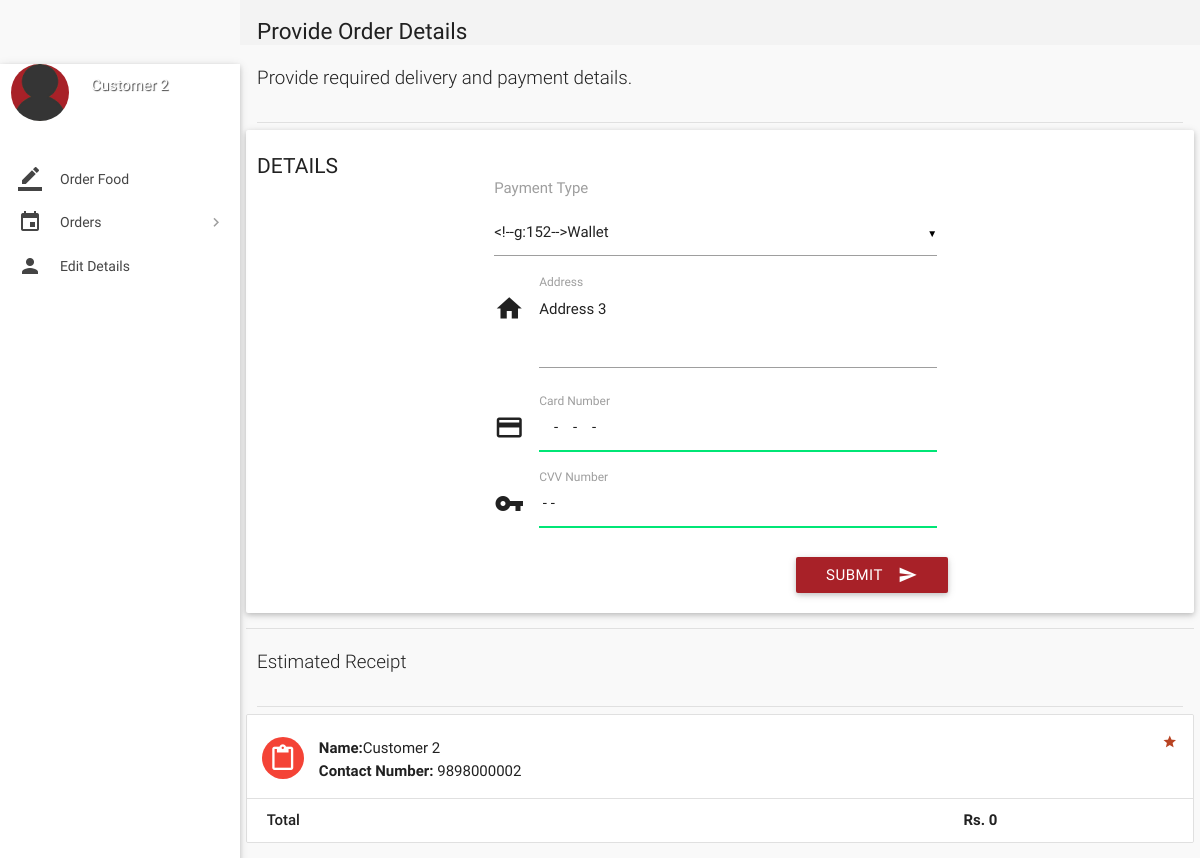
Page /place-order.php (signed in) on the committed database.
### tables this page shows
CREATE TABLE `users` (
  `id` int(11) NOT NULL,
  `role` varchar(15) NOT NULL DEFAULT 'Customer',
  `name` varchar(15) NOT NULL,
  `username` varchar(10) NOT NULL,
  `password` varchar(16) NOT NULL,
  `email` varchar(35) NULL,
  `address` varchar(300) NULL,
  `contact` bigint(11) NOT NULL,
  `verified` tinyint(1) NOT NULL DEFAULT '0',
  `deleted` tinyint(4) NOT NULL DEFAULT '0'
);

### includes/wallet.php (called while the page is built, shortened)
<?php
$user_id=$_SESSION['user_id'];
?>

### place-order.php (the view, shortened to what this page needs)
<?php
include 'includes/connect.php';
include 'includes/wallet.php';
$total = 0;
	if($_SESSION['customer_sid']==session_id())
	{
$result = mysqli_query($con, "SELECT * FROM users where id = $user_id");
while($row = mysqli_fetch_array($result)){
$name = $row['name'];
$address = $row['address'];
$contact = $row['contact'];
}
		?>
<!DOCTYPE html>
<html lang="en">
<head>
  <link href="css/materialize.min.css" type="text/css" rel="stylesheet" media="screen,projection">
  <link href="css/style.min.css" type="text/css" rel="stylesheet" media="screen,projection">
  <link href="css/custom/custom.min.css" type="text/css" rel="stylesheet" media="screen,projection">
  <link href="js/plugins/perfect-scrollbar/perfect-scrollbar.css" type="text/css" rel="stylesheet" media="screen,projection">
</head>
<body>
  <div id="main">
    <div class="wrapper">
      <aside id="left-sidebar-nav">
        <ul id="slide-out" class="side-nav fixed leftside-navigation">
            <li>
            <div class="row">
                <div class="col col s4 m4 l4">
                    <img src="images/avatar.jpg" alt="" class="circle responsive-img valign profile-image">
                </div>
                <div class="col col s8 m8 l8">
                    <a class="btn-flat dropdown-button waves-effect waves-light white-text profile-btn" href="#" data-activates="profile-dropdown"><?php echo $name;?> <i class="mdi-navigation-arrow-drop-down right"></i></a>
                </div>
            </div>
            </li>
            <li class="bold"><a href="index.php" class="waves-effect waves-cyan"><i class="mdi-editor-border-color"></i> Order Food</a>
            </li>
                <li class="no-padding">
                    <ul class="collapsible collapsible-accordion">
                        <li class="bold"><a class="collapsible-header waves-effect waves-cyan"><i class="mdi-editor-insert-invitation"></i> Orders</a>
                        </li>
                    </ul>
                </li>
            <li class="bold"><a href="details.php" class="waves-effect waves-cyan"><i class="mdi-social-person"></i> Edit Details</a>
            </li>
        </ul>
        </aside>
      <section id="content">
        <div id="breadcrumbs-wrapper">
          <div class="container">
            <div class="row">
              <div class="col s12 m12 l12">
                <h5 class="breadcrumbs-title">Provide Order Details</h5>
              </div>
            </div>
          </div>
        </div>
				<div class="container">
          <p class="caption">Provide required delivery and payment details.</p>
          <div class="divider"></div>
            <div class="row">
              <div class="col s12 m4 l3">
                <h4 class="header">Details</h4>
              </div>
<div>
                <div class="card-panel">
                  <div class="row">
                    <form class="formValidate col s12 m12 l6" id="formValidate" method="post" action="confirm-order.php" novalidate="novalidate">
                      <div class="row">
                        <div class="input-field col s12">
							<label for="payment_type">Payment Type</label><br><br>
                        </div>
                      </div>
                      <div class="row">
                        <div class="input-field col s12">
                          <i class="mdi-action-home prefix"></i>
							<textarea name="address" id="address" class="materialize-textarea validate" data-error=".errorTxt1"><?php echo $address;?></textarea>
							<label for="address" class="">Address</label>
                        </div>
                      </div>
                      <div class="row">
                        <div class="input-field col s12">
                          <i class="mdi-action-credit-card prefix"></i>
							<input name="cc_number" id="cc_number" type="text" data-error=".errorTxt2" required>
							<label for="cc_number" class="">Card Number</label>
                        </div>
                      </div>
                      <div class="row">
                        <div class="input-field col s12">
                          <i class="mdi-communication-vpn-key prefix"></i>
							<input name="cvv_number" id="cvv_number" type="text" data-error=".errorTxt3" required>
							<label for="cvv_number" class="">CVV Number</label>
                        </div>
                      </div>
                      <div class="row">
                        <div class="row">
                          <div class="input-field col s12">
                            <button class="btn cyan waves-effect waves-light right" type="submit" name="action">Submit
                              <i class="mdi-content-send right"></i>
                            </button>
                          </div>
                        </div>
                      </div>
                    </form>
                  </div>
                </div>
              </div>
            <div class="divider"></div>
          </div>
      </div>
        <div class="container">
          <p class="caption">Estimated Receipt</p>
          <div class="divider"></div>
<div id="work-collections" class="seaction">
<div class="row">
<div>
<ul id="issues-collection" class="collection">
<?php
    echo '<li class="collection-item avatar">
        <i class="mdi-content-content-paste red circle"></i>
        <p><strong>Name:</strong>'.$name.'</p>
		<p><strong>Contact Number:</strong> '.$contact.'</p>
        <a href="#" class="secondary-content"><i class="mdi-action-grade"></i></a>';
    echo '<li class="collection-item">
        <div class="row">
            <div class="col s7">
                <p class="collections-title"> Total</p>
            </div>
            <div class="col s2">
                <span>&nbsp;</span>
            </div>
            <div class="col s3">
                <span><strong>Rs. '.$total.'</strong></span>
            </div>
        </div>
    </li>';
?>
</ul>
                </div>
				</div>
                </div>
              </div>
            </div>
        </div>
</body>
</html>
<?php
	}
?>

### place-order.php (style rules this page uses)
.input-field label.active { width:100%; }

### rows in the picture
users: name "Customer 2", address "Address 3", contact "9898000002"

### other values in the picture
$total "0"
